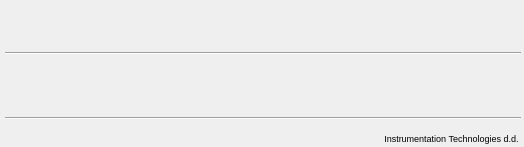
<?xml version="1.0" encoding="UTF-8"?>
<ui version="4.0">
 <class>MainWindow</class>
 <widget class="QMainWindow" name="MainWindow">
  <property name="geometry">
   <rect>
    <x>0</x>
    <y>0</y>
    <width>524</width>
    <height>147</height>
   </rect>
  </property>
  <property name="windowTitle">
   <string extracomment="Libera">Libera Hadron: $(DEVICE)</string>
  </property>
  <property name="accessibleName">
   <string>Libera Hadron</string>
  </property>
  <property name="accessibleDescription">
   <string/>
  </property>
  <property name="styleSheet">
   <string notr="true"/>
  </property>
  <property name="unifiedTitleAndToolBarOnMac">
   <bool>true</bool>
  </property>
  <widget class="QWidget" name="centralwidget">
   <widget class="caRelatedDisplay" name="carelateddisplay">
    <property name="geometry">
     <rect>
      <x>340</x>
      <y>65</y>
      <width>180</width>
      <height>42</height>
     </rect>
    </property>
    <property name="font">
     <font>
      <family>FreeSans</family>
      <pointsize>10</pointsize>
      <kerning>true</kerning>
     </font>
    </property>
    <property name="background">
     <color>
      <red>255</red>
      <green>150</green>
      <blue>0</blue>
     </color>
    </property>
    <property name="labels">
     <string notr="true">bpm #3;bpm #4</string>
    </property>
    <property name="files">
     <string notr="true">main_bpm;main_bpm</string>
    </property>
    <property name="args">
     <string notr="true">BPM=$(DEVICE):bpm3;BPM=$(DEVICE):bpm4</string>
    </property>
   </widget>
   <widget class="caRelatedDisplay" name="evrx">
    <property name="geometry">
     <rect>
      <x>240</x>
      <y>85</y>
      <width>90</width>
      <height>21</height>
     </rect>
    </property>
    <property name="font">
     <font>
      <family>FreeSans</family>
      <kerning>false</kerning>
     </font>
    </property>
    <property name="background">
     <color>
      <red>97</red>
      <green>214</green>
      <blue>240</blue>
     </color>
    </property>
    <property name="labels">
     <string notr="true">evrx</string>
    </property>
    <property name="files">
     <string notr="true">evrx</string>
    </property>
    <property name="args">
     <string notr="true">DEVICE=$(DEVICE)</string>
    </property>
   </widget>
   <widget class="caRelatedDisplay" name="bpm1">
    <property name="geometry">
     <rect>
      <x>50</x>
      <y>65</y>
      <width>180</width>
      <height>42</height>
     </rect>
    </property>
    <property name="font">
     <font>
      <family>FreeSans</family>
      <pointsize>10</pointsize>
      <kerning>false</kerning>
     </font>
    </property>
    <property name="background">
     <color>
      <red>255</red>
      <green>150</green>
      <blue>0</blue>
     </color>
    </property>
    <property name="labels">
     <string notr="true">bpm #1;bpm #2</string>
    </property>
    <property name="files">
     <string notr="true">main_bpm;main_bpm</string>
    </property>
    <property name="args">
     <string notr="true">BPM=$(DEVICE):bpm1;BPM=$(DEVICE):bpm2;</string>
    </property>
   </widget>
   <widget class="caRelatedDisplay" name="fans_screen">
    <property name="geometry">
     <rect>
      <x>5</x>
      <y>65</y>
      <width>36</width>
      <height>42</height>
     </rect>
    </property>
    <property name="sizePolicy">
     <sizepolicy hsizetype="Preferred" vsizetype="Preferred">
      <horstretch>0</horstretch>
      <verstretch>0</verstretch>
     </sizepolicy>
    </property>
    <property name="font">
     <font>
      <family>FreeSans</family>
      <pointsize>10</pointsize>
      <kerning>false</kerning>
     </font>
    </property>
    <property name="styleSheet">
     <string notr="true"/>
    </property>
    <property name="background">
     <color>
      <red>225</red>
      <green>225</green>
      <blue>227</blue>
     </color>
    </property>
    <property name="labels">
     <string notr="true">fans</string>
    </property>
    <property name="files">
     <string notr="true">fans;</string>
    </property>
    <property name="args">
     <string notr="true">DEVICE=$(DEVICE)</string>
    </property>
   </widget>
   <widget class="Line" name="line_2">
    <property name="geometry">
     <rect>
      <x>5</x>
      <y>110</y>
      <width>516</width>
      <height>16</height>
     </rect>
    </property>
    <property name="orientation">
     <enum>Qt::Horizontal</enum>
    </property>
   </widget>
   <widget class="QLabel" name="label">
    <property name="geometry">
     <rect>
      <x>255</x>
      <y>130</y>
      <width>266</width>
      <height>16</height>
     </rect>
    </property>
    <property name="font">
     <font>
      <family>Arial</family>
      <pointsize>7</pointsize>
     </font>
    </property>
    <property name="text">
     <string>Instrumentation Technologies d.d. </string>
    </property>
    <property name="alignment">
     <set>Qt::AlignRight|Qt::AlignTrailing|Qt::AlignVCenter</set>
    </property>
   </widget>
   <widget class="caRelatedDisplay" name="carelateddisplay_2">
    <property name="geometry">
     <rect>
      <x>5</x>
      <y>10</y>
      <width>226</width>
      <height>21</height>
     </rect>
    </property>
    <property name="labels">
     <string notr="true">IOC info</string>
    </property>
    <property name="files">
     <string notr="true">main_info</string>
    </property>
    <property name="args">
     <string notr="true">DEVICE=$(DEVICE)</string>
    </property>
   </widget>
   <widget class="Line" name="line_3">
    <property name="geometry">
     <rect>
      <x>5</x>
      <y>45</y>
      <width>516</width>
      <height>16</height>
     </rect>
    </property>
    <property name="orientation">
     <enum>Qt::Horizontal</enum>
    </property>
   </widget>
   <widget class="caLed" name="caled">
    <property name="geometry">
     <rect>
      <x>490</x>
      <y>5</y>
      <width>30</width>
      <height>30</height>
     </rect>
    </property>
    <property name="channel" stdset="0">
     <string notr="true">$(DEVICE):spe:app-name</string>
    </property>
    <property name="falseColor">
     <color>
      <red>0</red>
      <green>0</green>
      <blue>0</blue>
     </color>
    </property>
    <property name="trueColor">
     <color>
      <red>255</red>
      <green>255</green>
      <blue>0</blue>
     </color>
    </property>
    <property name="undefinedColor">
     <color>
      <red>0</red>
      <green>255</green>
      <blue>0</blue>
     </color>
    </property>
    <property name="trueValue">
     <string>libera-hbpm1</string>
    </property>
    <property name="falseValue">
     <string>libera-hbpm</string>
    </property>
   </widget>
  </widget>
  <action name="actionADC_raw_data">
   <property name="text">
    <string>ADC raw data</string>
   </property>
  </action>
  <action name="actionTurn_by_turn_data">
   <property name="text">
    <string>Turn-by-turn data</string>
   </property>
  </action>
  <action name="actionSlow_acquisition_data">
   <property name="text">
    <string>Slow acquisition data</string>
   </property>
  </action>
 </widget>
 <customwidgets>
  <customwidget>
   <class>caRelatedDisplay</class>
   <extends>QWidget</extends>
   <header>caRelatedDisplay</header>
  </customwidget>
  <customwidget>
   <class>caLed</class>
   <extends>QWidget</extends>
   <header>caLed</header>
  </customwidget>
 </customwidgets>
 <resources>
  <include location="images/images.qrc"/>
 </resources>
 <connections/>
 <designerdata>
  <property name="gridDeltaX">
   <number>5</number>
  </property>
  <property name="gridDeltaY">
   <number>5</number>
  </property>
  <property name="gridSnapX">
   <bool>true</bool>
  </property>
  <property name="gridSnapY">
   <bool>true</bool>
  </property>
  <property name="gridVisible">
   <bool>true</bool>
  </property>
 </designerdata>
</ui>
